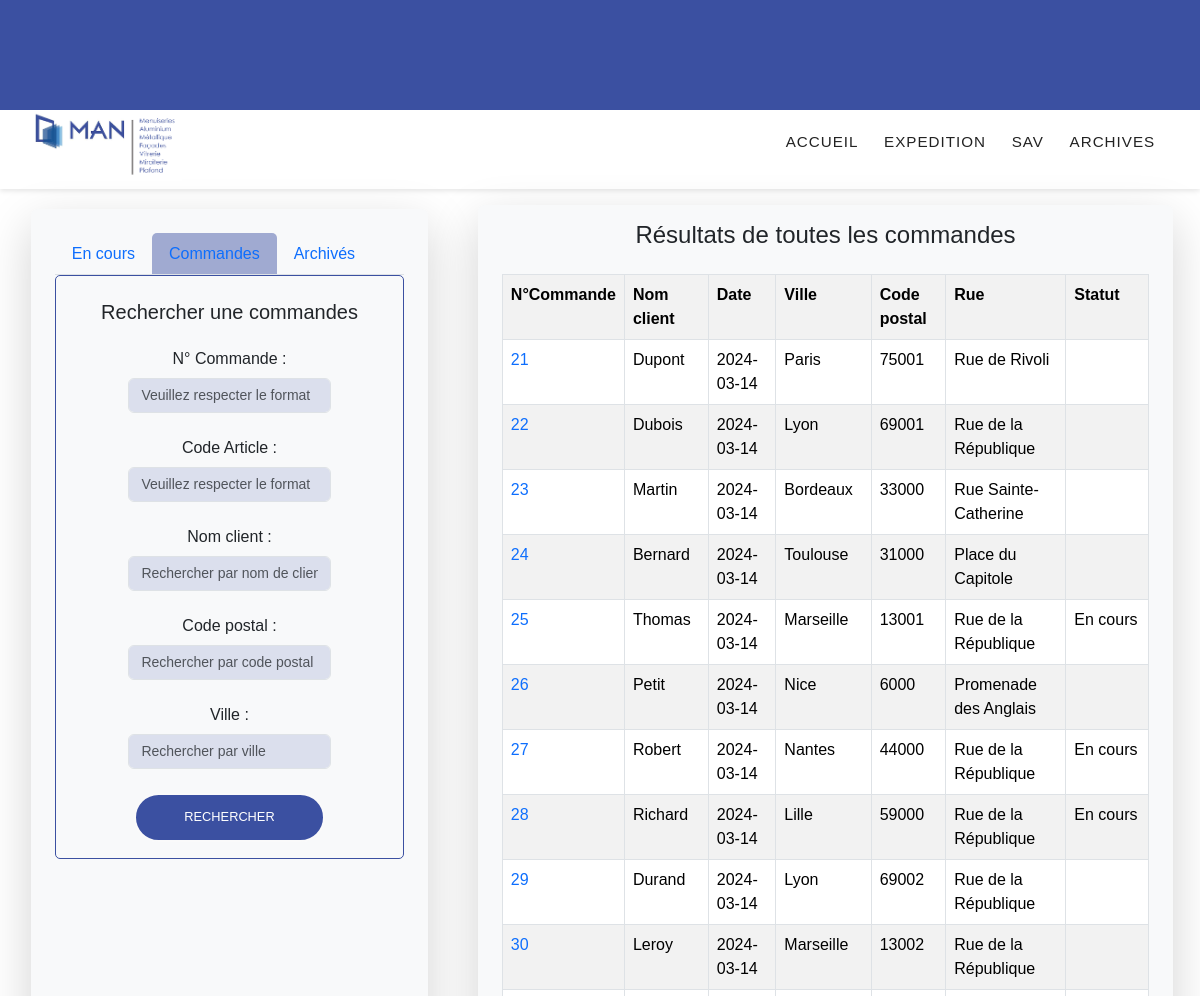
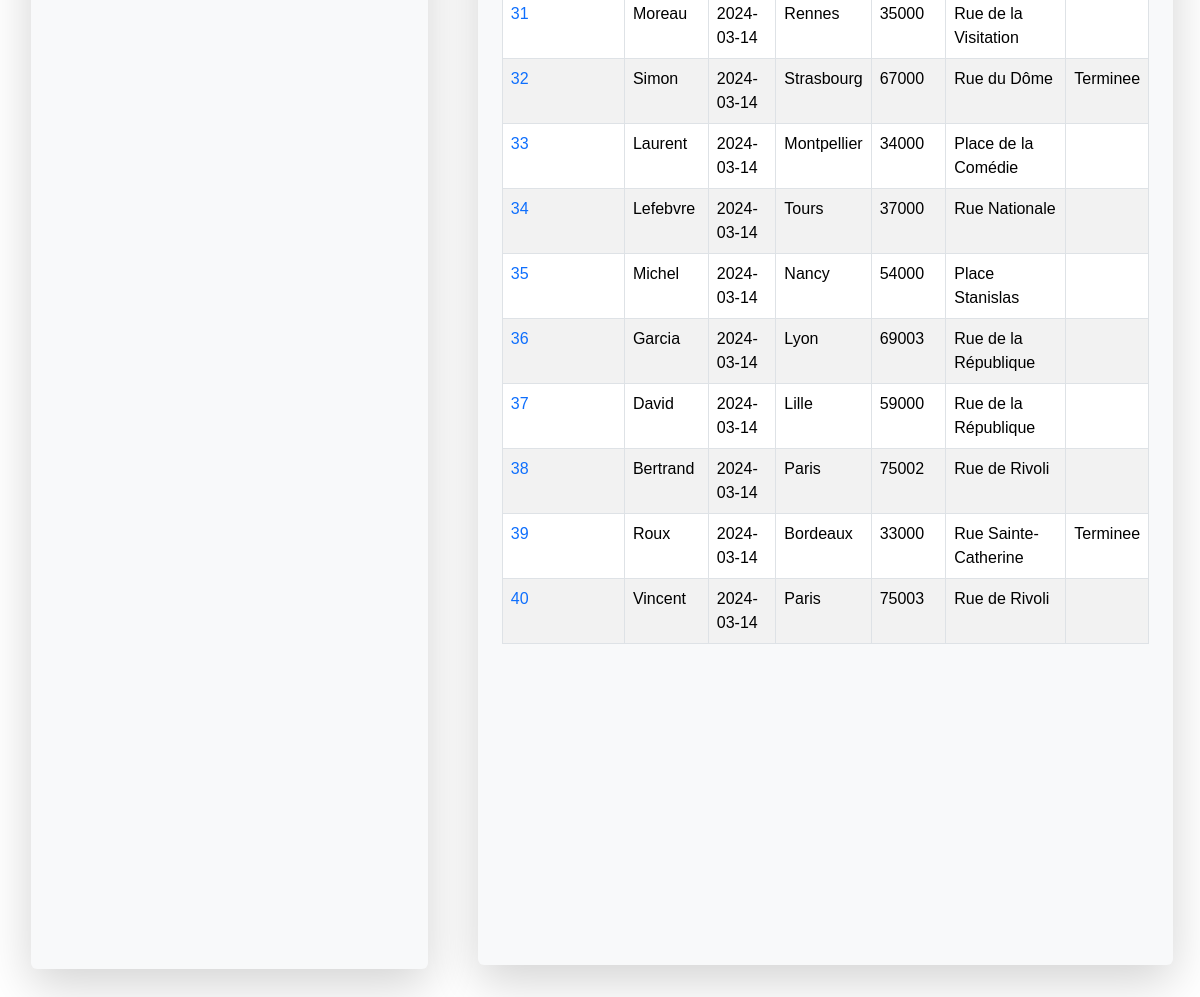
Page /controler/commandes.php on the committed database (2 pictures, top to bottom).
### tables this page shows
CREATE TABLE `COMMANDE` (
  `NUM_COMMANDE` int(11) NOT NULL,
  `DATE_COM` date DEFAULT NULL,
  `VILLE_CLIENT` varchar(30) DEFAULT NULL,
  `CODE_POSTAL_CLIENT` int(11) DEFAULT NULL,
  `RUE_CLIENT` varchar(30) DEFAULT NULL,
  `ID_CLIENT` bigint(20) NOT NULL,
  `STATU_COMMANDE` varchar(255) DEFAULT NULL
);

CREATE TABLE `CLIENT` (
  `ID_CLIENT` bigint(20) NOT NULL,
  `NOM_CLIENT` varchar(15) DEFAULT NULL,
  `PRENOM_CLIENT` varchar(20) DEFAULT NULL,
  `ADRESSE_MAIL` varchar(30) DEFAULT NULL
);

### model/modele.com.php (called while the page is built, shortened)
<?php
    function getAllCom(){
        $bdd = getBdd();
        $res = $bdd->query('SELECT * FROM COMMANDE JOIN CLIENT ON commande.ID_CLIENT = client.ID_CLIENT');
        $commandes = $res->fetchAll(PDO::FETCH_ASSOC);
        return $commandes;
    }

### Vues/affichageRes/vue_resultats.php (the view, shortened to what this page needs)
 <div class="col-lg-7 col-sm-11 shadow-lg  rounded bg-light"  style='max-height: 80vh'>
 <h4 class="p-3 text-center" ><?= $titreResultats ?></h4>
<?php if(isset($commandes) && !empty($commandes)){ ?>
          <div class="container overflow-auto " style="max-height: 80%">
              <table class='table table-bordered table-striped' style="max-height: 80%" >
                      <th>N°Commande</th>
                      <th>Nom client</th>
                      <th>Date</th>
                      <th>Ville</th>
                      <th>Code postal</th>
                      <th>Rue</th>
                      <th>Statut</th>
                      <?php foreach ($commandes as $commande) {
                          $num_com = $commande['NUM_COMMANDE'];
                          ?>
                         <a href=""><tr>
                              <td><a href="commandes.php?num_com=<?=$num_com?>&action=commande"><?= $commande['NUM_COMMANDE'] ?></a></td>
                              <td><?= $commande['NOM_CLIENT'] ?> </td>
                              <td><?= $commande['DATE_COM'] ?></td>
                              <td><?= $commande['VILLE_CLIENT'] ?></td>
                              <td><?= $commande['CODE_POSTAL_CLIENT'] ?></td>
                              <td><?= $commande['RUE_CLIENT'] ?></td>
                              <td><?= $commande['STATU_COMMANDE'] ?> </td>
                          </tr></a>
                      <?php } ?>
              </table>
          </div>
          <?php } else { ?>
              <div class="alert alert-warning text-center" role="alert">
                  Aucun résultat le correspond à votre recherche
              </div>
              <?php } ?>
  </div>

### style/gabarit.css (style rules this page uses)
:root { --clr-bg-header: #3b50a1; --clr-btn: #3b50a1; --clr-nav-hover: #2842ab; --clr-light: #fafafa; }
* { padding: 0; margin: 0; }
a { text-decoration: none; }

### rows in the picture
commande: NUM_COMMANDE "21", ID_CLIENT.NOM_CLIENT "Dupont", DATE_COM "2024-03-14", VILLE_CLIENT "Paris", CODE_POSTAL_CLIENT "75001", RUE_CLIENT "Rue de Rivoli"
commande: NUM_COMMANDE "22", ID_CLIENT.NOM_CLIENT "Dubois", DATE_COM "2024-03-14", VILLE_CLIENT "Lyon", CODE_POSTAL_CLIENT "69001", RUE_CLIENT "Rue de la République"
commande: NUM_COMMANDE "23", ID_CLIENT.NOM_CLIENT "Martin", DATE_COM "2024-03-14", VILLE_CLIENT "Bordeaux", CODE_POSTAL_CLIENT "33000", RUE_CLIENT "Rue Sainte-Catherine"
commande: NUM_COMMANDE "24", ID_CLIENT.NOM_CLIENT "Bernard", DATE_COM "2024-03-14", VILLE_CLIENT "Toulouse", CODE_POSTAL_CLIENT "31000", RUE_CLIENT "Place du Capitole"
commande: NUM_COMMANDE "25", ID_CLIENT.NOM_CLIENT "Thomas", DATE_COM "2024-03-14", VILLE_CLIENT "Marseille", CODE_POSTAL_CLIENT "13001", RUE_CLIENT "Rue de la République", STATU_COMMANDE "En cours"
commande: NUM_COMMANDE "26", ID_CLIENT.NOM_CLIENT "Petit", DATE_COM "2024-03-14", VILLE_CLIENT "Nice", CODE_POSTAL_CLIENT "6000", RUE_CLIENT "Promenade des Anglais"
commande: NUM_COMMANDE "27", ID_CLIENT.NOM_CLIENT "Robert", DATE_COM "2024-03-14", VILLE_CLIENT "Nantes", CODE_POSTAL_CLIENT "44000", RUE_CLIENT "Rue de la République", STATU_COMMANDE "En cours"
commande: NUM_COMMANDE "28", ID_CLIENT.NOM_CLIENT "Richard", DATE_COM "2024-03-14", VILLE_CLIENT "Lille", CODE_POSTAL_CLIENT "59000", RUE_CLIENT "Rue de la République", STATU_COMMANDE "En cours"
commande: NUM_COMMANDE "29", ID_CLIENT.NOM_CLIENT "Durand", DATE_COM "2024-03-14", VILLE_CLIENT "Lyon", CODE_POSTAL_CLIENT "69002", RUE_CLIENT "Rue de la République"
commande: NUM_COMMANDE "30", ID_CLIENT.NOM_CLIENT "Leroy", DATE_COM "2024-03-14", VILLE_CLIENT "Marseille", CODE_POSTAL_CLIENT "13002", RUE_CLIENT "Rue de la République"
commande: NUM_COMMANDE "31", ID_CLIENT.NOM_CLIENT "Moreau", DATE_COM "2024-03-14", VILLE_CLIENT "Rennes", CODE_POSTAL_CLIENT "35000", RUE_CLIENT "Rue de la Visitation"
commande: NUM_COMMANDE "32", ID_CLIENT.NOM_CLIENT "Simon", DATE_COM "2024-03-14", VILLE_CLIENT "Strasbourg", CODE_POSTAL_CLIENT "67000", RUE_CLIENT "Rue du Dôme", STATU_COMMANDE "Terminee"
commande: NUM_COMMANDE "33", ID_CLIENT.NOM_CLIENT "Laurent", DATE_COM "2024-03-14", VILLE_CLIENT "Montpellier", CODE_POSTAL_CLIENT "34000", RUE_CLIENT "Place de la Comédie"
commande: NUM_COMMANDE "34", ID_CLIENT.NOM_CLIENT "Lefebvre", DATE_COM "2024-03-14", VILLE_CLIENT "Tours", CODE_POSTAL_CLIENT "37000", RUE_CLIENT "Rue Nationale"
commande: NUM_COMMANDE "35", ID_CLIENT.NOM_CLIENT "Michel", DATE_COM "2024-03-14", VILLE_CLIENT "Nancy", CODE_POSTAL_CLIENT "54000", RUE_CLIENT "Place Stanislas"
commande: NUM_COMMANDE "36", ID_CLIENT.NOM_CLIENT "Garcia", DATE_COM "2024-03-14", VILLE_CLIENT "Lyon", CODE_POSTAL_CLIENT "69003", RUE_CLIENT "Rue de la République"
commande: NUM_COMMANDE "37", ID_CLIENT.NOM_CLIENT "David", DATE_COM "2024-03-14", VILLE_CLIENT "Lille", CODE_POSTAL_CLIENT "59000", RUE_CLIENT "Rue de la République"
commande: NUM_COMMANDE "38", ID_CLIENT.NOM_CLIENT "Bertrand", DATE_COM "2024-03-14", VILLE_CLIENT "Paris", CODE_POSTAL_CLIENT "75002", RUE_CLIENT "Rue de Rivoli"
commande: NUM_COMMANDE "39", ID_CLIENT.NOM_CLIENT "Roux", DATE_COM "2024-03-14", VILLE_CLIENT "Bordeaux", CODE_POSTAL_CLIENT "33000", RUE_CLIENT "Rue Sainte-Catherine", STATU_COMMANDE "Terminee"
commande: NUM_COMMANDE "40", ID_CLIENT.NOM_CLIENT "Vincent", DATE_COM "2024-03-14", VILLE_CLIENT "Paris", CODE_POSTAL_CLIENT "75003", RUE_CLIENT "Rue de Rivoli"

### other values in the picture
$titreResultats "Résultats de toutes les commandes"
